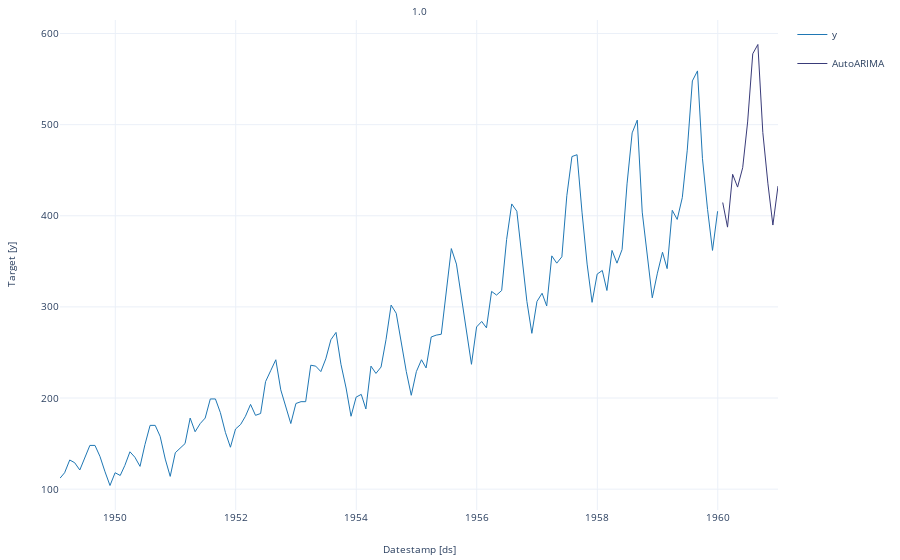

The code cell stored with this chart in its notebook:
### Markdown cell above
We can now plot the forecasts

### Code cell
StatsForecast.plot(Y_train_df, Y_hat_df)

### Figure 1 — Plotly figure (JSON) as saved in the notebook; plotly's stock layout.template omitted (floating-point values rounded to 4 significant figures; data arrays with more than 128 entries replaced by an {"elided": "..."} marker saying what was removed)
{"data": [{"legendgroup": "y", "line": {"color": "#1f77b4", "width": 1}, "mode": "lines", "name": "y", "showlegend": true, "type": "scatter", "x": {"elided": "132 str values"}, "xaxis": "x", "y": {"elided": "132 int values"}, "yaxis": "y"}, {"legendgroup": "AutoARIMA", "line": {"color": "#393b79", "width": 1}, "mode": "lines", "name": "AutoARIMA", "showlegend": true, "type": "scatter", "x": ["1960-01-31T00:00:00", "1960-02-29T00:00:00", "1960-03-31T00:00:00", "1960-04-30T00:00:00", "1960-05-31T00:00:00", "1960-06-30T00:00:00", "1960-07-31T00:00:00", "1960-08-31T00:00:00", "1960-09-30T00:00:00", "1960-10-31T00:00:00", "1960-11-30T00:00:00", "1960-12-31T00:00:00"], "xaxis": "x", "y": [414.6, 387.6, 445.5, 431.5, 452.8, 503.0, 577.8, 588.0, 491.4, 435.1, 389.8, 432.7], "yaxis": "y"}], "layout": {"annotations": [{"font": {"size": 10}, "showarrow": false, "text": "1.0", "x": 0.5, "xanchor": "center", "xref": "paper", "y": 1, "yanchor": "bottom", "yref": "paper"}, {"font": {"size": 10}, "showarrow": false, "text": "Datestamp [ds]", "x": 0.5, "xanchor": "center", "xref": "paper", "y": 0, "yanchor": "top", "yref": "paper", "yshift": -30}, {"font": {"size": 10}, "showarrow": false, "text": "Target [y]", "textangle": -90, "x": 0, "xanchor": "right", "xref": "paper", "xshift": -40, "y": 0.5, "yanchor": "middle", "yref": "paper"}], "autosize": true, "font": {"size": 10}, "margin": {"b": 50, "l": 60, "r": 10, "t": 20}, "xaxis": {"anchor": "y", "autorange": true, "domain": [0, 1], "range": ["1949-01-31", "1960-12-31"], "showticklabels": true, "type": "date", "visible": true}, "yaxis": {"anchor": "x", "autorange": true, "domain": [0, 1], "range": [77.11, 614.9], "type": "linear"}}}
